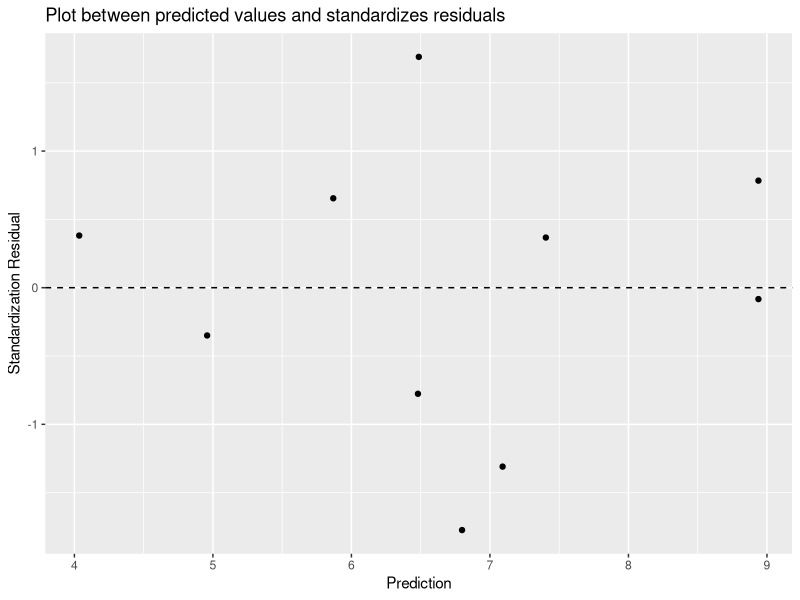

Write the R code that produced this figure.
                                      # Page no. : 676 - 679

# Residual Analysis

miles <- c(100, 50, 100, 100, 50, 80, 75, 65, 90, 90)
deliveries <- c(4, 3, 4, 2, 2, 2, 3, 4, 3, 2)
time <- c(9.3, 4.8, 8.9, 6.5, 4.2, 6.2, 7.4, 6.0, 7.6, 6.1)

DF <- data.frame(miles, deliveries, time)

regressor <- lm(time ~ miles + deliveries, data = DF)
res <- summary(regressor)

predict <- predict(regressor)
residuals <- DF$time - predict
std_residuals <- rstandard(regressor)

DF <- cbind(DF, predict, residuals, std_residuals)

View(DF)

# Install Library if not installed

# install.packages("ggplot2")

# Import Library

library(ggplot2)

ggplot(DF,aes(predict, std_residuals)) + geom_point() + geom_hline(yintercept = 0, 
      linetype=2) + labs(title = "Plot between predicted values and standardizes residuals", x = 
                                    "Prediction", y = "Standardization Residual")


leverage <- hatvalues(regressor)
cook_dist <- cooks.distance(regressor)   

DF <- cbind(DF, leverage, cook_dist)

View(DF)